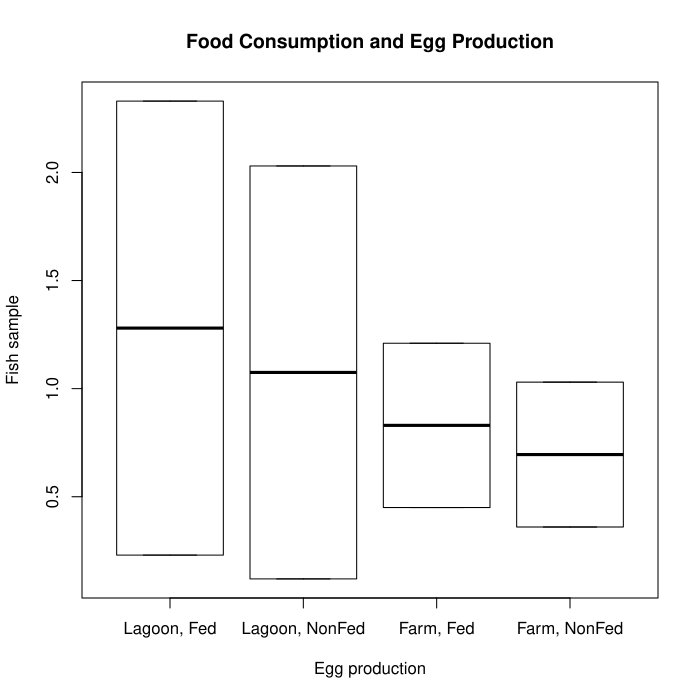

The script that drew this image:
# Declaration of variables with raw data
lagoonFed <- c(2.33, 0.23)
lagoonNonFed <- c(2.03, 0.12)
farmFed <- c(1.21, 0.45)
farmNonFed <- c(1.03, 0.36)

boxplot(lagoonFed, lagoonNonFed, farmFed, farmNonFed,
main = "Food Consumption and Egg Production",
names = c("Lagoon, Fed", "Lagoon, NonFed", "Farm, Fed", "Farm, NonFed"),
xlab = "Egg production",
ylab = "Fish sample"
)
